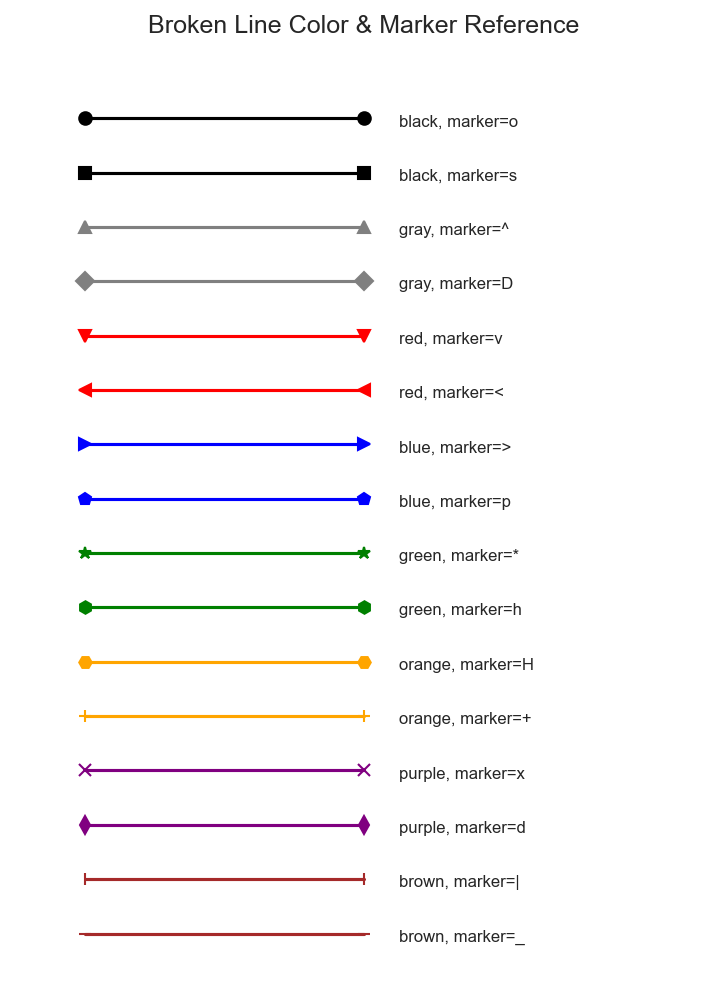
#> input picture tests/cor_broken.png, 727 x 992 px
$ python -i axes.py   (imports and definitions only)
#> lines starting #> are read from the running program, lines starting #| are printed output that depends on the picture; after the words box and inside, x2 and y2 are one past the last pixel; in counts of white or black regions, pixels touching at a corner belong together
"""Axis and plot-area detection."""

from __future__ import annotations

import math
import time
from dataclasses import dataclass
from typing import Dict, List, Optional, Tuple

import cv2
import numpy as np

from .models import AxisDetection, AxisLine, BoundingBox, PlotArea, Point


@dataclass
class AxisDetectorConfig:
    black_thresh: int = 100
    use_min_channel: bool = False
    use_adaptive: bool = False
    use_morph: bool = False
    hough_thresh_ratio: float = 0.06
    hough_min_len_ratio: float = 0.08
    hough_gap_ratio: float = 0.2
    min_axis_length_ratio: float = 0.35
    angle_tolerance: float = 5.0
    refine_range: int = 8


class AxisDetector:
    """Detect the primary x/y axes and infer a rectangular plot area."""

    def __init__(self, config: Optional[AxisDetectorConfig] = None):
        self.config = config or AxisDetectorConfig()

    def detect(self, image_bgr: np.ndarray) -> AxisDetection:
        start_time = time.time()
        h, w = image_bgr.shape[:2]
        binary = self._preprocess(image_bgr)
        lines = self._hough_lines(binary)
        if lines is None:
            return AxisDetection(
                success=False,
                image_size=(w, h),
                error="No lines detected",
                warnings=[f"processing_time={time.time() - start_time:.4f}s"],
            )

        horizontal, vertical = self._collect_candidates(lines, w, h)
        best_h = self._select_horizontal(horizontal, w)
        best_v = self._select_vertical(vertical, h)
        candidates = {"horizontal": horizontal, "vertical": vertical}

        if best_h is None or best_v is None:
            return AxisDetection(
                success=False,
                image_size=(w, h),
                candidates=candidates,
                error="No valid axis pair found",
                warnings=[f"processing_time={time.time() - start_time:.4f}s"],
            )

        x1, y1, x2, y2 = best_h["coords"]
        vx1, vy1, vx2, vy2 = best_v["coords"]
        x_min_axis, x_max_axis = min(x1, x2), max(x1, x2)
        y_min_axis, y_max_axis = min(vy1, vy2), max(vy1, vy2)

        final_y = self._refine_position(binary, best_h["pos"], axis=0, limit_range=(x_min_axis, x_max_axis))
        final_x = self._refine_position(binary, best_v["pos"], axis=1, limit_range=(y_min_axis, y_max_axis))

        origin = Point(float(final_x), float(final_y))
        x_end = Point(float(x_max_axis), float(final_y))
        y_end = Point(float(final_x), float(y_min_axis))

        x_axis = AxisLine(origin, x_end, "horizontal", confidence=best_h["score"])
        y_axis = AxisLine(origin, y_end, "vertical", confidence=best_v["score"])

        bbox = BoundingBox(
            x_min=float(final_x),
            y_min=float(y_min_axis),
            x_max=float(x_max_axis),
            y_max=float(final_y),
        )
        plot_conf = self._plot_confidence(bbox, w, h, best_h["score"], best_v["score"])
        plot_area = PlotArea(bbox=bbox, confidence=plot_conf)

        warnings = [f"processing_time={time.time() - start_time:.4f}s"]
        if bbox.width <= 0 or bbox.height <= 0:
            warnings.append("Detected plot area has non-positive dimensions")

        return AxisDetection(
            success=True,
            image_size=(w, h),
            origin=origin,
            x_axis=x_axis,
            y_axis=y_axis,
            plot_area=plot_area,
            confidence=plot_conf,
            candidates=candidates,
            warnings=warnings,
        )

    def _preprocess(self, image_bgr: np.ndarray) -> np.ndarray:
        cfg = self.config
        if cfg.use_min_channel:
            gray = np.min(image_bgr, axis=2).astype(np.uint8)
        else:
            gray = cv2.cvtColor(image_bgr, cv2.COLOR_BGR2GRAY)

        if cfg.use_adaptive:
            binary = cv2.adaptiveThreshold(
                gray, 255, cv2.ADAPTIVE_THRESH_GAUSSIAN_C, cv2.THRESH_BINARY_INV, 15, 10
            )
        elif cfg.use_min_channel:
            _, binary = cv2.threshold(gray, 0, 255, cv2.THRESH_BINARY_INV | cv2.THRESH_OTSU)
        else:
            _, binary = cv2.threshold(gray, cfg.black_thresh, 255, cv2.THRESH_BINARY_INV)

        if cfg.use_morph:
            kernel = cv2.getStructuringElement(cv2.MORPH_RECT, (3, 3))
            binary = cv2.morphologyEx(binary, cv2.MORPH_CLOSE, kernel)
        return binary

    def _hough_lines(self, binary: np.ndarray):
        h, w = binary.shape
        long_side = max(h, w)
        min_len = max(20, int(long_side * self.config.hough_min_len_ratio))
        max_gap = max(5, int(min_len * self.config.hough_gap_ratio))
        threshold = max(30, int(long_side * self.config.hough_thresh_ratio))
        return cv2.HoughLinesP(binary, 1, np.pi / 180, threshold=threshold, minLineLength=min_len, maxLineGap=max_gap)

    def _collect_candidates(self, lines, width: int, height: int) -> Tuple[List[Dict], List[Dict]]:
        horizontal: List[Dict] = []
        vertical: List[Dict] = []
        tol = self.config.angle_tolerance
        min_h_len = width * self.config.min_axis_length_ratio
        min_v_len = height * self.config.min_axis_length_ratio

        for line in lines:
            x1, y1, x2, y2 = [float(v) for v in line[0]]
            dx, dy = x2 - x1, y2 - y1
            length = math.hypot(dx, dy)
            if length <= 0:
                continue
            angle = math.degrees(math.atan2(dy, dx))
            if angle < 0:
                angle += 180

            if (angle < tol or angle > 180 - tol) and length >= min_h_len:
                pos = (y1 + y2) / 2
                horizontal.append(
                    {
                        "coords": (x1, y1, x2, y2),
                        "length": length,
                        "pos": pos,
                        "center": ((x1 + x2) / 2, pos),
                        "score": min(1.0, length / max(width, 1)),
                    }
                )
            elif 90 - tol < angle < 90 + tol and length >= min_v_len:
                pos = (x1 + x2) / 2
                vertical.append(
                    {
                        "coords": (x1, y1, x2, y2),
                        "length": length,
                        "pos": pos,
                        "center": (pos, (y1 + y2) / 2),
                        "score": min(1.0, length / max(height, 1)),
                    }
                )

        return horizontal, vertical

    def _select_horizontal(self, candidates: List[Dict], image_width: int) -> Optional[Dict]:
        if not candidates:
            return None
        max_len = max(c["length"] for c in candidates)
        long_candidates = [c for c in candidates if c["length"] >= max_len * 0.65]
        long_candidates.sort(key=lambda c: (c["center"][1], c["length"]), reverse=True)
        return long_candidates[0]

    def _select_vertical(self, candidates: List[Dict], image_height: int) -> Optional[Dict]:
        if not candidates:
            return None
        max_len = max(c["length"] for c in candidates)
        long_candidates = [c for c in candidates if c["length"] >= max_len * 0.65]
        long_candidates.sort(key=lambda c: (c["center"][0], -c["length"]))
        return long_candidates[0]

    # [24 lines left out: functions _refine_position, _plot_confidence, not called in this run]

>>> import cv2
>>> picture = cv2.imread('../../tests/cor_broken.png')
#> picture is the input picture: shape (992, 727, 3); mean B, G, R 248, 247.7, 249.1
>>> result = AxisDetector().detect(picture)
#> in _preprocess, `gray = cv2.cvtColor(image_bgr, cv2.COLOR_BGR2GRAY)`:
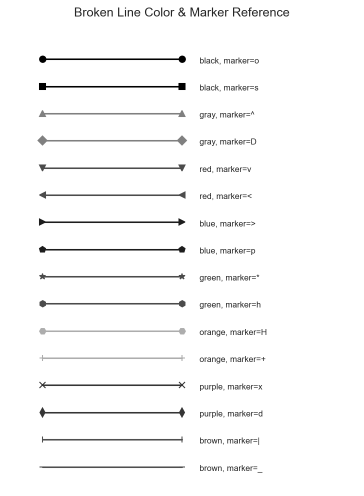
#> gray: shape (992, 727) (shown at 1/2 size); min 0, max 255, mean 248.2
#> in _preprocess, `_, binary = cv2.threshold(gray, cfg.black_thresh, 255, cv2.THRESH_BINA..`:
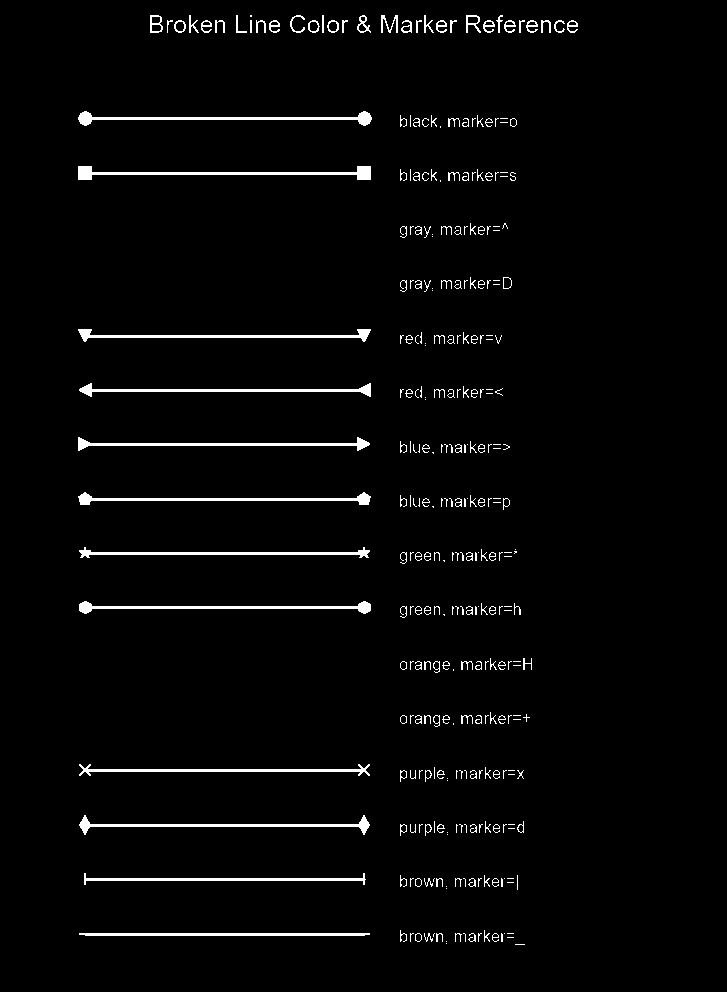
#> binary: shape (992, 727); 2.6% white; 315 white regions (152 under 20 px), largest, box (x1, y1, x2, y2) and area: (78, 166, 371, 180) 1187, (78, 111, 372, 126) 1114, (79, 601, 371, 614) 1064
#> in detect, `lines = self._hough_lines(binary)`: lines = 61 rows, first 6: [82, 337, 366, 337], [78, 117, 371, 117], [400, 172, 513, 172], [79, 500, 369, 500], [80, 552, 368, 552], [78, 444, 369, 444]
#> the loop in _collect_candidates, `for line in lines:` made 61 passes
#> (x1, y1, x2, y2, dx, dy, length, angle) on passes 1, 2, 4, 5, 6, 7, 8, 9: (82, 337, 366, 337, 284, 0, 284, 0), (78, 117, 371, 117, 293, 0, 293, 0), (79, 500, 369, 500, 290, 0, 290, 0), (80, 552, 368, 552, 288, 0, 288, 0), (78, 444, 369, 444, 291, 0, 291, 0), (80, 826, 368, 826, 288, 0, 288, 0), (80, 391, 370, 391, 290, 0, 290, 0), (78, 118, 371, 118, 293, 0, 293, 0)
#> after the loop in _collect_candidates, `for line in lines:`: horizontal = 42 items; vertical = []
#> in detect, `horizontal, vertical = self._collect_candidates(lines, w, h)`: horizontal = 42 items; vertical = []
#> in _select_horizontal, `max_len = max(c["length"] for c in candidates)`: max_len = 427
#> in _select_horizontal, `long_candidates = [c for c in candidates if c["length"] >= max_len * 0..`: long_candidates = 39 items
#> in detect, `best_h = self._select_horizontal(horizontal, w)`: best_h = {'coords': (85, 935, 364, 935), 'length': 279, 'pos': 935, 'center': (224.5, 935), 'score': 0.384}

$ run again, on tests/cor_curve.png
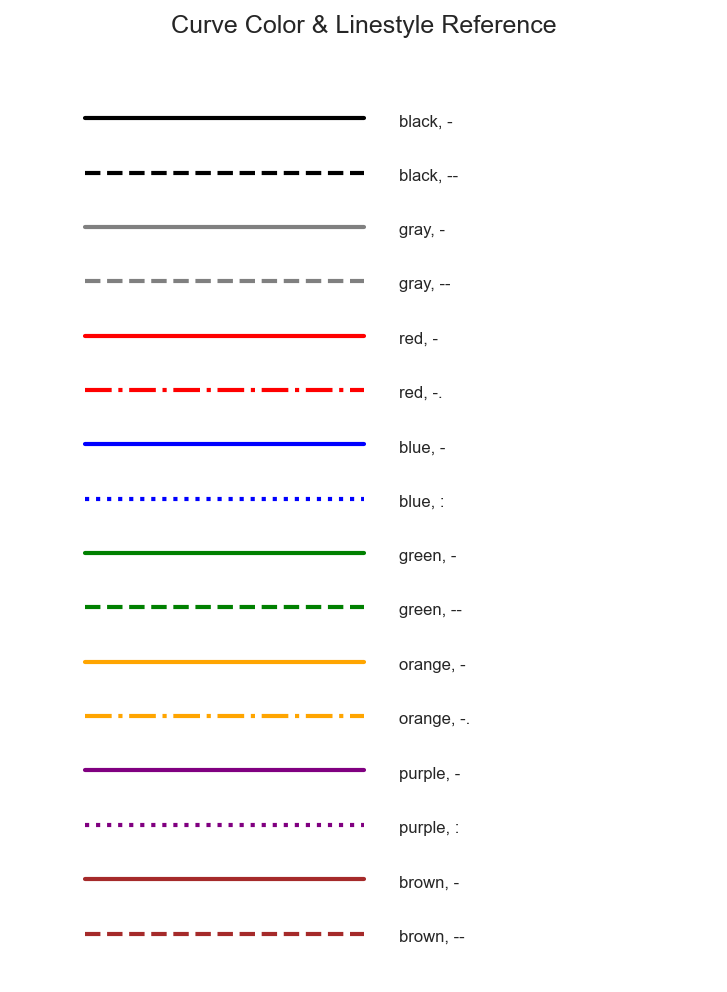
#> input picture tests/cor_curve.png, 727 x 992 px
#> picture is the input picture: shape (992, 727, 3); mean B, G, R 249.6, 249.5, 250.8
#> in _preprocess, `gray = cv2.cvtColor(image_bgr, cv2.COLOR_BGR2GRAY)`:
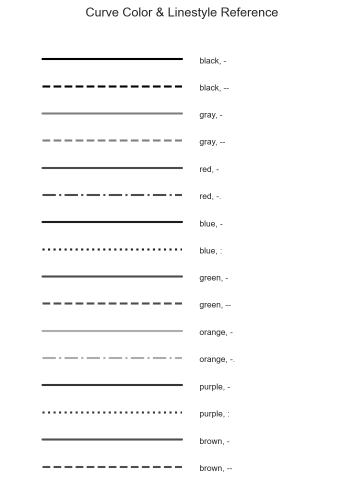
#> gray: shape (992, 727) (shown at 1/2 size); min 0, max 255, mean 249.9
#> in _preprocess, `_, binary = cv2.threshold(gray, cfg.black_thresh, 255, cv2.THRESH_BINA..`:
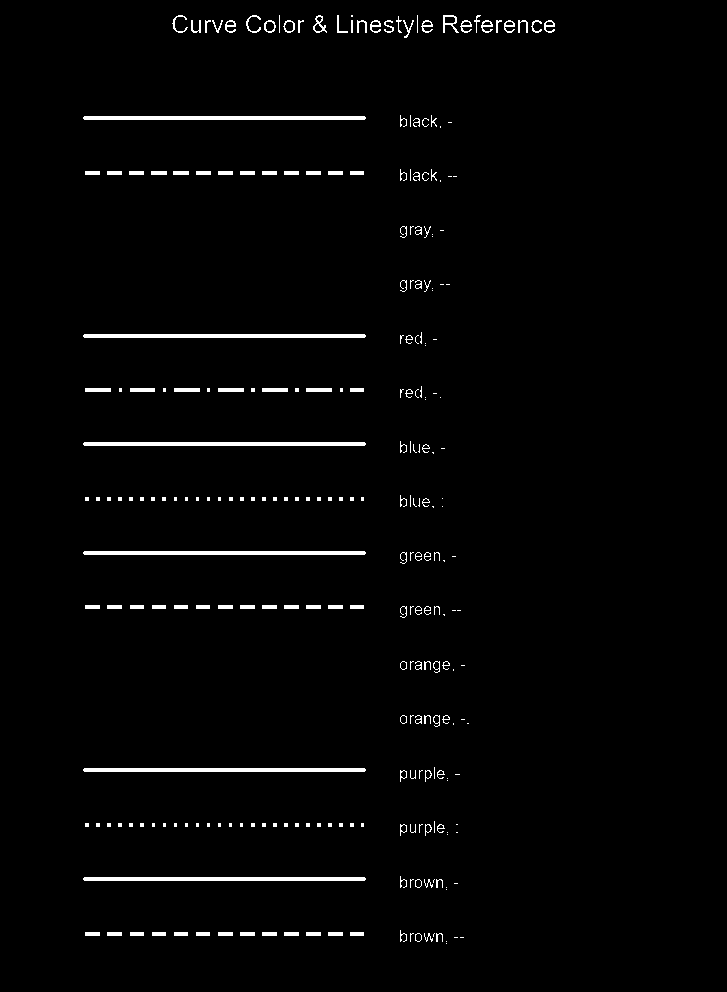
#> binary: shape (992, 727); 2% white; 270 white regions (137 under 20 px), largest, box (x1, y1, x2, y2) and area: (83, 116, 366, 120) 1128, (83, 334, 366, 338) 1128, (83, 442, 366, 446) 1128
#> lines = 61 rows, first 6: [83, 118, 365, 118], [83, 117, 365, 117], [83, 335, 365, 335], [84, 880, 364, 880], [83, 769, 365, 769], [84, 771, 364, 771]
#> the loop in _collect_candidates, `for line in lines:` made 61 passes
#> (x1, y1, x2, y2, dx, length, pos) on passes 1 to 8: (83, 118, 365, 118, 282, 282, 118), (83, 117, 365, 117, 282, 282, 117), (83, 335, 365, 335, 282, 282, 335), (84, 880, 364, 880, 280, 280, 880), (83, 769, 365, 769, 282, 282, 769), (84, 771, 364, 771, 280, 280, 771), (83, 336, 365, 336, 282, 282, 336), (83, 444, 365, 444, 282, 282, 444)
#> after the loop in _collect_candidates, `for line in lines:`: horizontal = 55 items; vertical = []
#> in detect, `horizontal, vertical = self._collect_candidates(lines, w, h)`: horizontal = 55 items; vertical = []
#> max_len = 380
#> long_candidates = 55 items
#> best_h = {'coords': (85, 935, 363, 935), 'length': 278, 'pos': 935, 'center': (224, 935), 'score': 0.382}

$ run again, on tests/img_broken.png
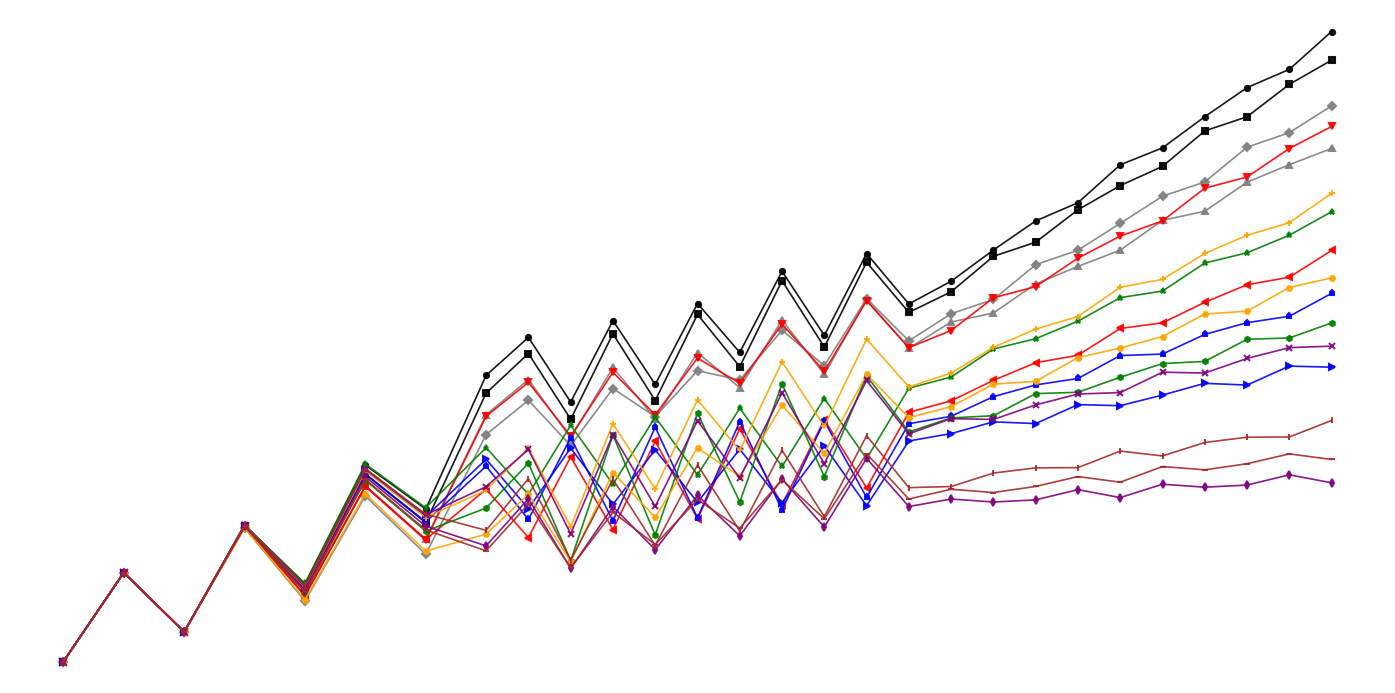
#> input picture tests/img_broken.png, 1395 x 693 px
#> picture is the input picture: shape (693, 1395, 3); mean B, G, R 246.7, 246.3, 248.9
#> in _preprocess, `gray = cv2.cvtColor(image_bgr, cv2.COLOR_BGR2GRAY)`:
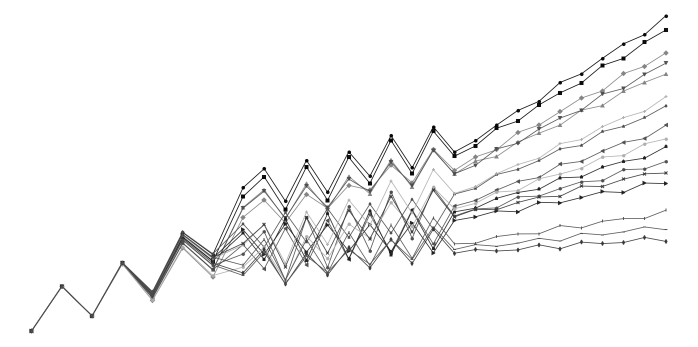
#> gray: shape (693, 1395) (shown at 1/2 size); min 0, max 255, mean 247.1
#> in _preprocess, `_, binary = cv2.threshold(gray, cfg.black_thresh, 255, cv2.THRESH_BINA..`:
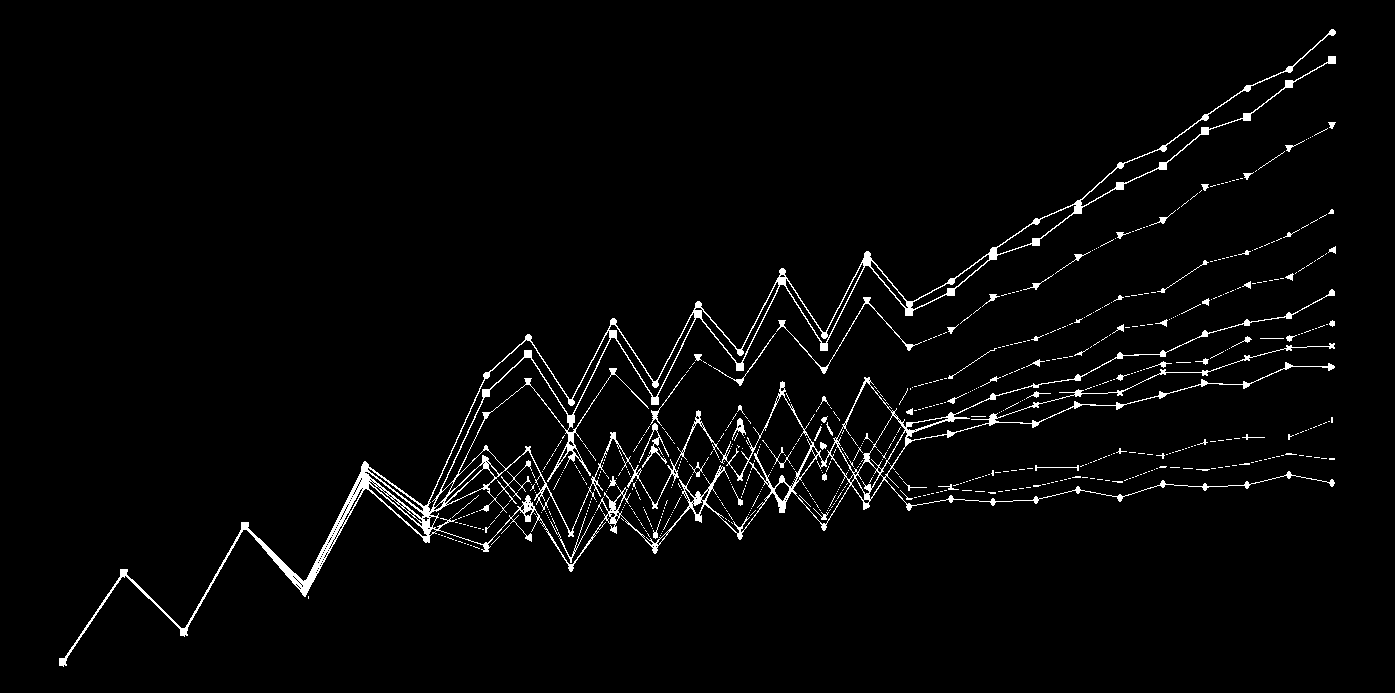
#> binary: shape (693, 1395); 2.6% white in thin lines or dots, all inside (x1, y1, x2, y2) = (59, 29, 1336, 667)
#> lines = 83 rows, first 6: [582, 505, 960, 431], [407, 524, 553, 498], [668, 479, 906, 429], [667, 481, 973, 416], [584, 500, 1001, 411], [474, 527, 908, 443]
#> the loop in _collect_candidates, `for line in lines:` made 83 passes
#> (x1, y1, x2, y2, dx, dy, length, angle) on passes 1 to 8: (582, 505, 960, 431, 378, -74, 385.2, 168.9), (407, 524, 553, 498, 146, -26, 148.3, 169.9), (668, 479, 906, 429, 238, -50, 243.2, 168.1), (667, 481, 973, 416, 306, -65, 312.8, 168), (584, 500, 1001, 411, 417, -89, 426.4, 168), (474, 527, 908, 443, 434, -84, 442.1, 169), (438, 479, 764, 428, 326, -51, 330, 171.1), (716, 474, 953, 432, 237, -42, 240.7, 170)
